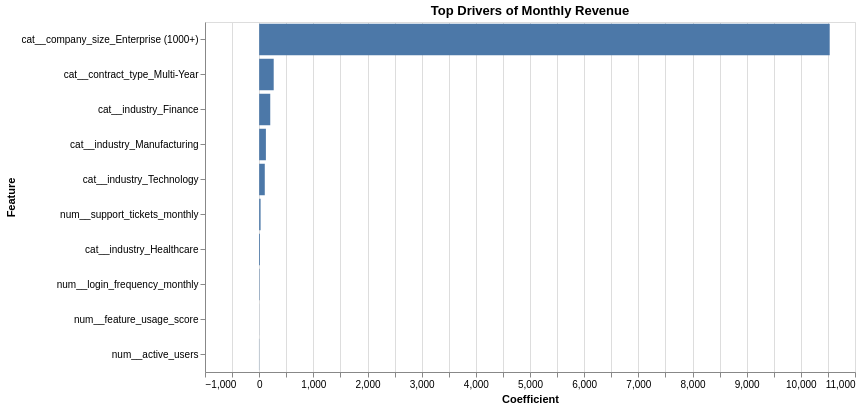

Here is the notebook cell this chart was saved with:
### Markdown cell above
Cell 24 - Visualization of Revenue Drivers

### Code cell
coef_chart = alt.Chart(coef_df.head(10)).mark_bar().encode(
    x=alt.X("Coefficient:Q"),
    y=alt.Y("Feature:N", sort="-x"),
    tooltip=["Feature","Coefficient"]
).properties(
    title="Top Drivers of Monthly Revenue",
    width=650,
    height=350
)

coef_chart

### Figure 1 — Vega-Lite specification as saved in the notebook (floating-point values rounded to 4 significant figures)
{"config": {"view": {"continuousWidth": 300, "continuousHeight": 300}}, "data": {"name": "data-f0ea9c717b6c914f274a74f2b37a453b"}, "mark": {"type": "bar"}, "encoding": {"tooltip": [{"field": "Feature", "type": "nominal"}, {"field": "Coefficient", "type": "quantitative"}], "x": {"field": "Coefficient", "type": "quantitative"}, "y": {"field": "Feature", "sort": "-x", "type": "nominal"}}, "height": 350, "title": "Top Drivers of Monthly Revenue", "width": 650, "$schema": "https://vega.github.io/schema/vega-lite/v5.20.1.json", "datasets": {"data-f0ea9c717b6c914f274a74f2b37a453b": [{"Feature": "cat__company_size_Enterprise (1000+)", "Coefficient": 10530.0}, {"Feature": "cat__contract_type_Multi-Year", "Coefficient": 268.4}, {"Feature": "cat__industry_Finance", "Coefficient": 204.7}, {"Feature": "cat__industry_Manufacturing", "Coefficient": 124.2}, {"Feature": "cat__industry_Technology", "Coefficient": 103.6}, {"Feature": "num__support_tickets_monthly", "Coefficient": 26.21}, {"Feature": "cat__industry_Healthcare", "Coefficient": 15.12}, {"Feature": "num__login_frequency_monthly", "Coefficient": 7.526}, {"Feature": "num__feature_usage_score", "Coefficient": -1.624}, {"Feature": "num__active_users", "Coefficient": -3.781}]}}
